Frame 1 (no input): blank canvas, image omitted
Frame 60 (no input): blank canvas, image omitted
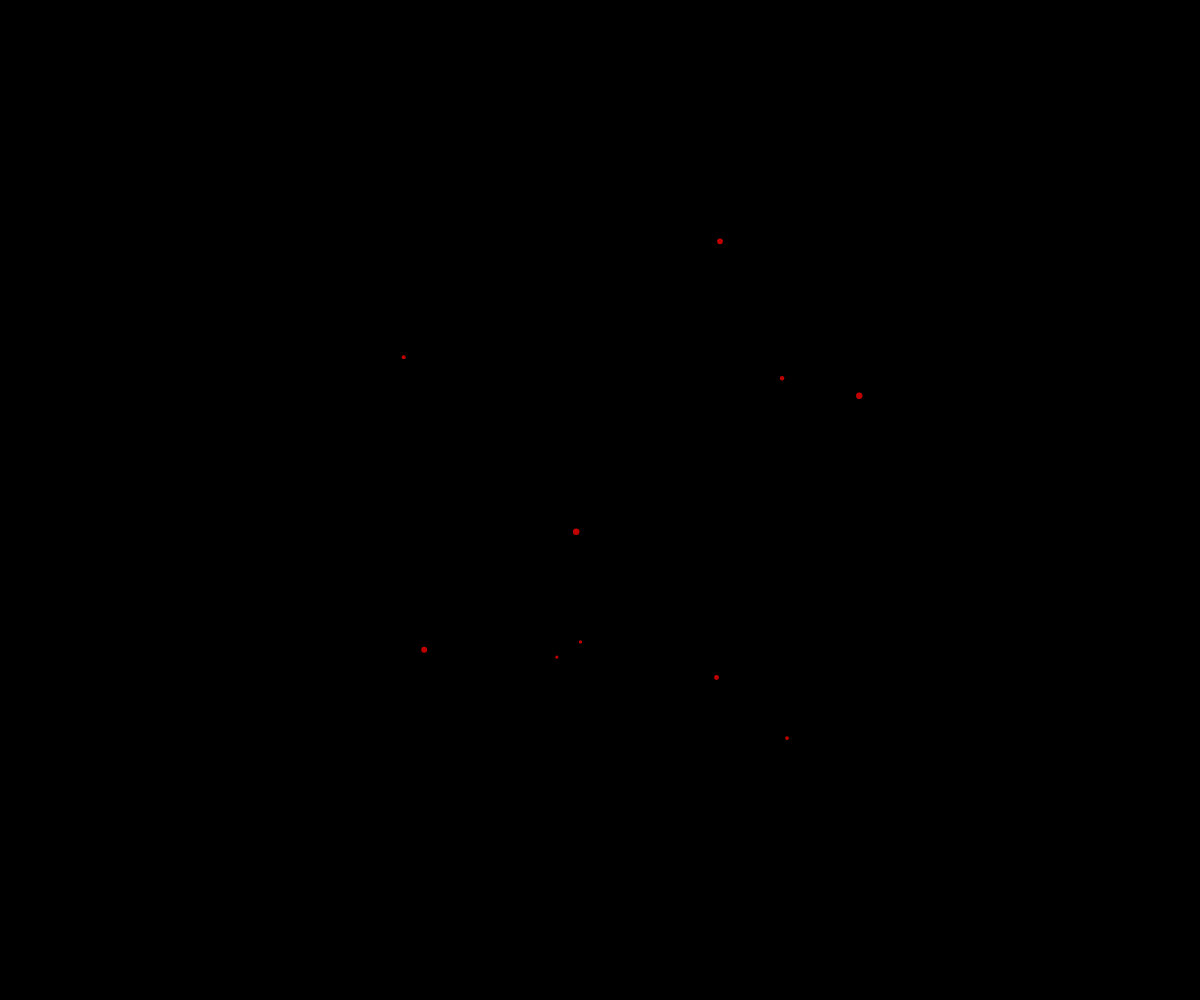
Frame 120 (the mouse pressed at the canvas centre since frame 60)

The p5.js sketch whose frames 1 and 60 were blank and that drew this single picture after the mouse press (run headless with seeded random() and noise() and a simulated clock; from frame 60 on, the mouse is pressed at the canvas centre):

// p5.js sketch
// ── sketch.js
// fireworks oop demo

let fireworks = [];

function setup() {
  createCanvas(windowWidth, windowHeight);
}

function draw() {
  background("black");

  for(let i=fireworks.length-1; i>=0; i--) {
    if (fireworks[i].isDead()) {
      //kill the particle
      fireworks.splice(i, 1);
    }
    else {
      fireworks[i].move();
      fireworks[i].display();
    }
  }
}

function mousePressed() {
  for (let i=0; i<10; i++) {
    let myParticle = new Particle(mouseX, mouseY);
    fireworks.push(myParticle);
  }
}

class Particle {
  constructor(x, y) {
    this.x = x;
    this.y = y;
    this.size = random(3, 7);
    this.alpha = 255;
    this.theColour = color(255, 0, 0, this.alpha);
    this.dx = random(-5, 5);
    this.dy = random(-5, 5);
  }

  display() {
    noStroke();
    fill(this.theColour);
    circle(this.x, this.y, this.size);
  }

  move() {
    this.alpha--;
    this.theColour = color(255, 0, 0, this.alpha);

    this.x += this.dx;
    this.y += this.dy;
  }

  isDead() {
    return this.alpha < 0;
  }
}
